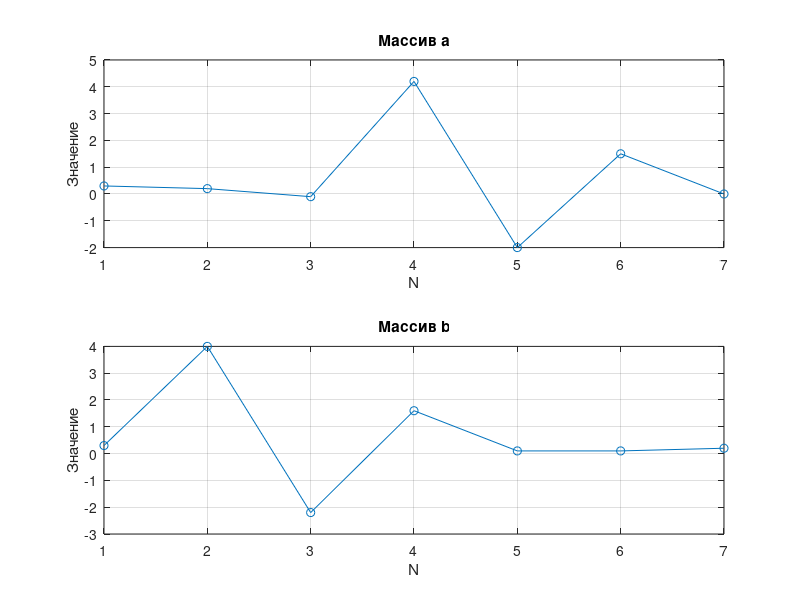
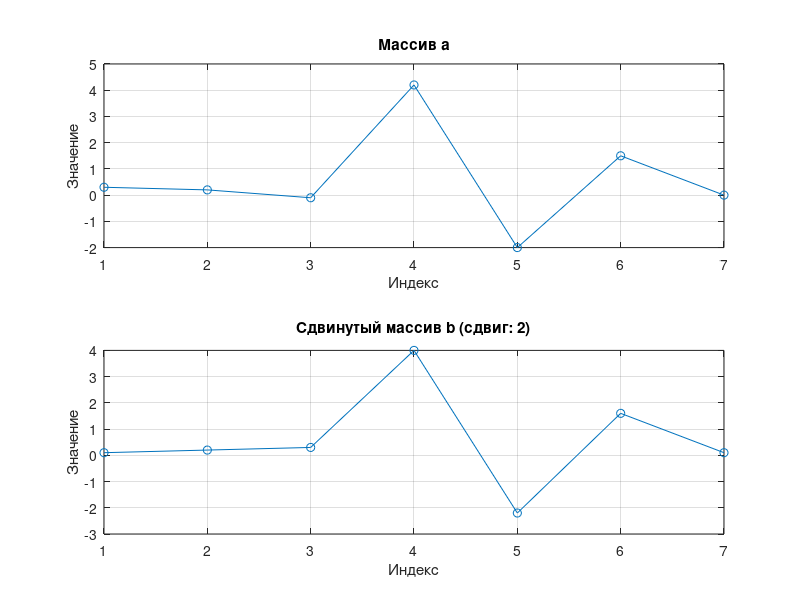
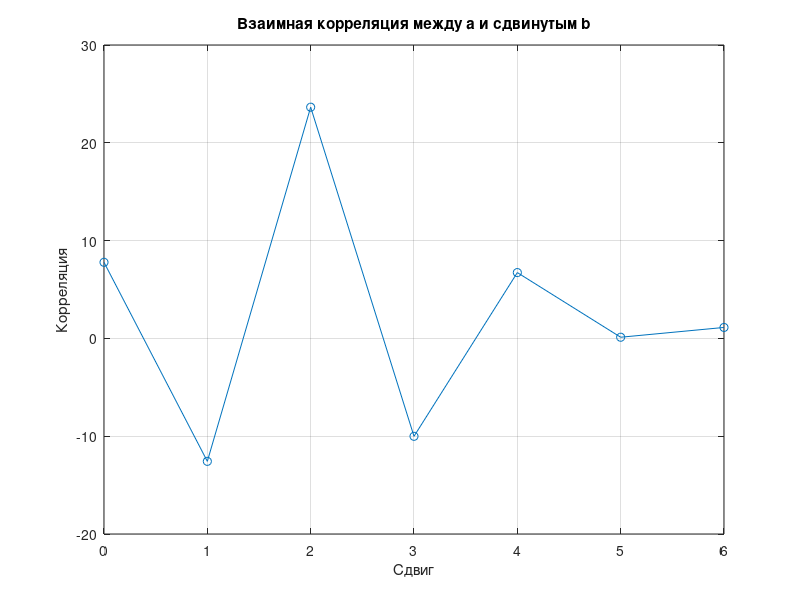

The MATLAB source for these figures, in order:
f1 = 8;
f2 = f1 + 4;
f3 = f1 * 2 + 1;

t = linspace(0, 1, 1000);

s1 = cos(2 * pi * f1 * t);
s2 = cos(2 * pi * f2 * t);
s3 = cos(2 * pi * f3 * t);

a_t = 2 * s1 + 4 * s2 + s3;
b_t = s1 + s2;

corr_ab = sum(a_t .* b_t);
corr_sa = sum(s1 .* a_t);
corr_sb = sum(s1 .* b_t);

norm_corr_ab = corr(a_t', b_t');
norm_corr_sa = corr(s1', a_t');
norm_corr_sb = corr(s1', b_t');

fprintf('Корреляция между a(t) и b(t): %.4f\n', corr_ab);
fprintf('Корреляция между s1(t) и a(t): %.4f\n', corr_sa);
fprintf('Корреляция между s1(t) и b(t): %.4f\n', corr_sb);

fprintf('Нормализованная корреляция между a(t) и b(t): %.4f\n', norm_corr_ab);
fprintf('Нормализованная корреляция между s1(t) и a(t): %.4f\n', norm_corr_sa);
fprintf('Нормализованная корреляция между s1(t) и b(t): %.4f\n', norm_corr_sb);

a = [0.3, 0.2, -0.1, 4.2, -2, 1.5, 0];
b = [0.3, 4, -2.2, 1.6, 0.1, 0.1, 0.2];

figure;

subplot(2, 1, 1);
plot(a, 'o-');
title('Массив a');
xlabel('N');
ylabel('Значение');
grid on;

subplot(2, 1, 2);
plot(b, 'o-');
title(['Массив b']);
xlabel('N');
ylabel('Значение');
grid on;

N = length(a);
correlations = zeros(1, N); 

for shift = 0:N-1
    b_shifted = [b(end-shift+1:end), b(1:end-shift)];
    correlations(shift + 1) = sum(a .* b_shifted);
end

[max_corr, max_index] = max(correlations);

fprintf('Максимальная корреляция: %.2f при сдвиге: %d\n', max_corr, max_index - 1);

figure;

subplot(2, 1, 1);
plot(a, 'o-');
title('Массив a');
xlabel('Индекс');
ylabel('Значение');
grid on;

b_max_shifted = [b(end-max_index+2:end), b(1:end-max_index+1)];
subplot(2, 1, 2);
plot(b_max_shifted, 'o-');
title(['Сдвинутый массив b (сдвиг: ', num2str(max_index - 1), ')']);
xlabel('Индекс');
ylabel('Значение');
grid on;

figure;
plot(0:N-1, correlations, '-o');
title('Взаимная корреляция между a и сдвинутым b');
xlabel('Сдвиг');
ylabel('Корреляция');
grid on;
